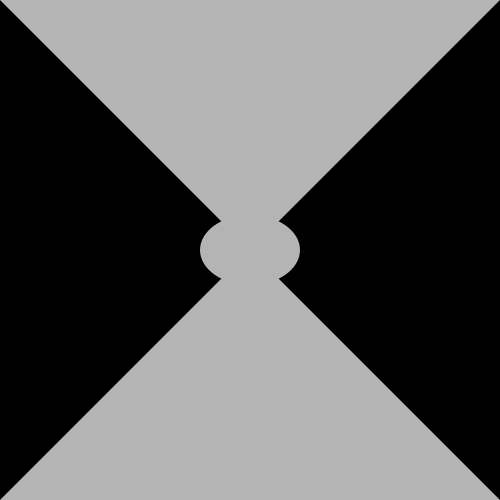
Frame 1 (no input)
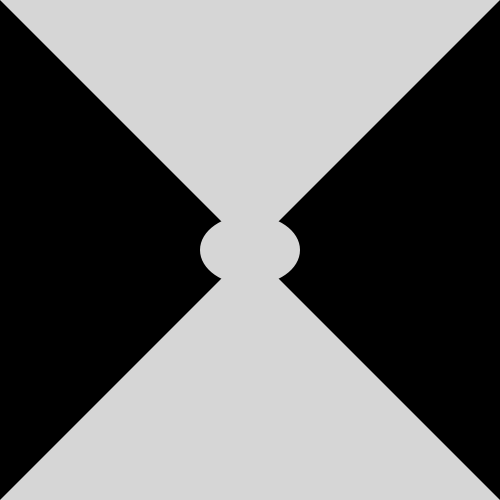
Frame 60 (the mouse pressed at the canvas centre just before this capture)
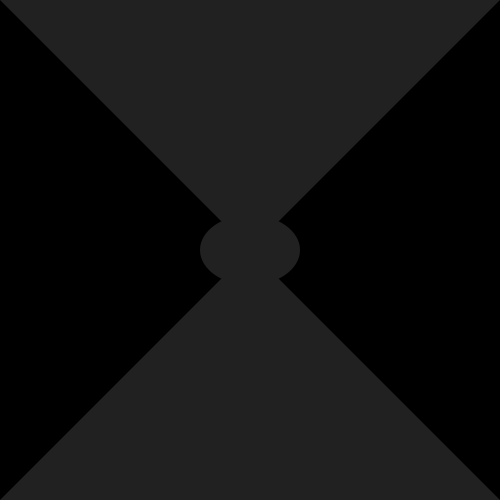
Frame 120 (the mouse held since frame 60 and released just before this capture)

The Processing sketch that drew these frames (run headless with seeded random() and noise(); from frame 60 on, the mouse is pressed at the canvas centre):

// Processing sketch: processing_172290
// ── processing_172290.pde

float counter = 0;

void setup() {
  colorMode(HSB);
size(500,500);
background(0);
}

void draw() {
  float maus=map(mouseX,0,width,0.05,0.2);
  background(maus);
  float bewebung=map(sin(counter),-1,1,0,360);
 fill(bewebung);
noStroke();
quad(0,0,500,0,250,250,250,250);
quad(250,250,250,250,0,500,500,500);

ellipse(250,250,100,70);

counter+=maus;
  
  
}
